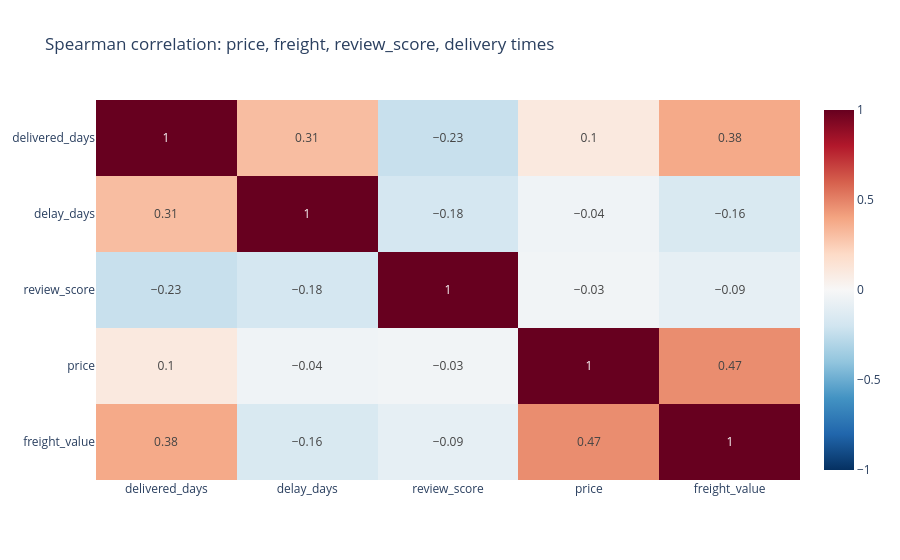

The notebook cell saved with this chart:
### Markdown cell above
### Correlation heatmap: 5 numeric variables at order level

**Insight**: Delivery time correlates negatively with review scores, but only modestly (Spearman ρ = -0.23 between `delivered_days` and `review_score`). Counterintuitively, *lateness vs estimate* is an even weaker review predictor (ρ = -0.18 with `delay_days`). Customers seem to care more about absolute waiting time than about whether Olist hit its delivery promise. The heavy SLA padding may defang the "you were late!" emotional response. Most review variance is driven by something other than delivery: 11.5% of reviews are 1-star (Step 4.2), but only 6.8% of orders are late (Step 4.3) and the correlation is too weak to bridge that gap.

**Method**: Spearman rank correlation across 95,824 orders, computed at the order level. Item-level columns (`price`, `freight_value`) summed per order before merging with order-level columns (`delivered_days`, `delay_days`, `review_score`). Spearman over Pearson because review_score is ordinal and the price/freight distributions have long right tails that would distort linear correlation. Five variables produce 10 unique pairs; the diagonal and lower triangle are mirrored.

**Trade-off**: Spearman captures monotonic relationships but smooths over threshold effects. A sharp drop in satisfaction for orders more than two weeks late, for example, would show up as a modest correlation rather than a step function. Phase 2's delivery analysis will use delay binning plus Kruskal-Wallis testing to surface non-linear structure. The single-cell aggregation also hides state-level and seller-level variation: orders to remote northern states almost certainly show different correlation profiles than São Paulo metro deliveries.

**Gotcha**: The 0.47 between `price` and `freight_value` is mechanical and must not be reported as a finding. Freight is a direct function of product weight, and weight scales with price across many categories, so the correlation is the freight pricing model showing up exactly as it should. Similarly, `freight_value` × `delivered_days` (0.38) is logistically expected: heavier items take longer transit, often routed through different carrier tiers. The actually interesting numbers are the modest negative review correlations and the surprising weakness of `delay_days` versus `delivered_days` as a review predictor.

### Code cell
# Correlation heatmap: 5 variables at order level. Spearman (not Pearson)
# because review_score is ordinal and price/freight have long right tails.
order_totals =  df.groupby("order_id")[["price", "freight_value"]].sum().reset_index()
order_corr = (
    delivered.drop_duplicates("order_id")
    [["order_id", "delivered_days", "delay_days", "review_score"]]
    .merge(order_totals, on="order_id")
    .drop("order_id", axis=1)
    .dropna()
)

corr_matrix = order_corr.corr(method="spearman").round(2)
print(f"Pairs computed on {len(order_corr):,} orders")
print(corr_matrix)

fig_corr = px.imshow(
    corr_matrix,
    text_auto=True,
    color_continuous_scale="RdBu_r",
    zmin=-1, zmax=1,
    aspect="auto",
    title="Spearman correlation: price, freight, review_score, delivery times"
)
fig_corr.show()

### Figure 1 — Plotly figure (JSON) as saved in the notebook; plotly's stock layout.template omitted (floating-point values rounded to 4 significant figures)
{"data": [{"coloraxis": "coloraxis", "hovertemplate": "x: %{x}<br>y: %{y}<br>color: %{z}<extra></extra>", "name": "0", "texttemplate": "%{z}", "type": "heatmap", "x": ["delivered_days", "delay_days", "review_score", "price", "freight_value"], "xaxis": "x", "y": ["delivered_days", "delay_days", "review_score", "price", "freight_value"], "yaxis": "y", "z": [[1.0, 0.31, -0.23, 0.1, 0.38], [0.31, 1.0, -0.18, -0.04, -0.16], [-0.23, -0.18, 1.0, -0.03, -0.09], [0.1, -0.04, -0.03, 1.0, 0.47], [0.38, -0.16, -0.09, 0.47, 1.0]]}], "layout": {"coloraxis": {"cmax": 1, "cmin": -1, "colorscale": [[0, "rgb(5,48,97)"], [0.1, "rgb(33,102,172)"], [0.2, "rgb(67,147,195)"], [0.3, "rgb(146,197,222)"], [0.4, "rgb(209,229,240)"], [0.5, "rgb(247,247,247)"], [0.6, "rgb(253,219,199)"], [0.7, "rgb(244,165,130)"], [0.8, "rgb(214,96,77)"], [0.9, "rgb(178,24,43)"], [1, "rgb(103,0,31)"]]}, "title": {"text": "Spearman correlation: price, freight, review_score, delivery times"}, "xaxis": {"anchor": "y", "domain": [0, 1]}, "yaxis": {"anchor": "x", "autorange": "reversed", "domain": [0, 1]}}}
